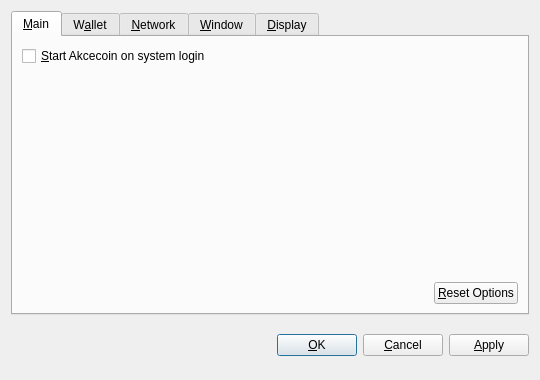
<?xml version="1.0" encoding="UTF-8"?>
<ui version="4.0">
 <class>OptionsDialog</class>
 <widget class="QDialog" name="OptionsDialog">
  <property name="geometry">
   <rect>
    <x>0</x>
    <y>0</y>
    <width>540</width>
    <height>380</height>
   </rect>
  </property>
  <property name="windowTitle">
   <string>Options</string>
  </property>
  <property name="modal">
   <bool>true</bool>
  </property>
  <layout class="QVBoxLayout" name="verticalLayout">
   <item>
    <widget class="QTabWidget" name="tabWidget">
     <property name="tabPosition">
      <enum>QTabWidget::North</enum>
     </property>
     <property name="currentIndex">
      <number>0</number>
     </property>
     <widget class="QWidget" name="tabMain">
      <attribute name="title">
       <string>&amp;Main</string>
      </attribute>
      <layout class="QVBoxLayout" name="verticalLayout_Main">
       <item>
        <widget class="QCheckBox" name="bitcoinAtStartup">
         <property name="toolTip">
          <string>Automatically start Akcecoin after logging in to the system.</string>
         </property>
         <property name="text">
          <string>&amp;Start Akcecoin on system login</string>
         </property>
        </widget>
       </item>
       <item>
        <spacer name="verticalSpacer_Main">
         <property name="orientation">
          <enum>Qt::Vertical</enum>
         </property>
         <property name="sizeHint" stdset="0">
          <size>
           <width>20</width>
           <height>40</height>
          </size>
         </property>
        </spacer>
       </item>
       <item>
        <layout class="QHBoxLayout" name="horizontalLayout_2_Main">
         <item>
          <spacer name="horizontalSpacer_2_Main">
           <property name="orientation">
            <enum>Qt::Horizontal</enum>
           </property>
           <property name="sizeHint" stdset="0">
            <size>
             <width>40</width>
             <height>20</height>
            </size>
           </property>
          </spacer>
         </item>
         <item>
          <widget class="QPushButton" name="resetButton">
           <property name="toolTip">
            <string>Reset all client options to default.</string>
           </property>
           <property name="text">
            <string>&amp;Reset Options</string>
           </property>
           <property name="autoDefault">
            <bool>false</bool>
           </property>
          </widget>
         </item>
        </layout>
       </item>
      </layout>
     </widget>
     <widget class="QWidget" name="tabWallet">
      <attribute name="title">
       <string>W&amp;allet</string>
      </attribute>
      <layout class="QVBoxLayout" name="verticalLayout_Network">
       <item>
        <widget class="QLabel" name="transactionFeeInfoLabel">
         <property name="text">
          <string>Optional transaction fee per kB that helps make sure your transactions are processed quickly. Most transactions are 1 kB.</string>
         </property>
         <property name="textFormat">
          <enum>Qt::PlainText</enum>
         </property>
         <property name="wordWrap">
          <bool>true</bool>
         </property>
        </widget>
       </item>
       <item>
        <layout class="QHBoxLayout" name="horizontalLayout_1_Main">
         <item>
          <widget class="QLabel" name="transactionFeeLabel">
           <property name="text">
            <string>Pay transaction &amp;fee</string>
           </property>
           <property name="textFormat">
            <enum>Qt::PlainText</enum>
           </property>
           <property name="buddy">
            <cstring>transactionFee</cstring>
           </property>
          </widget>
         </item>
         <item>
          <widget class="BitcoinAmountField" name="transactionFee"/>
         </item>
         <item>
          <spacer name="horizontalSpacer_1_Main">
           <property name="orientation">
            <enum>Qt::Horizontal</enum>
           </property>
           <property name="sizeHint" stdset="0">
            <size>
             <width>40</width>
             <height>20</height>
            </size>
           </property>
          </spacer>
         </item>
        </layout>
       </item>
       <item>
        <widget class="QLabel" name="label">
         <property name="text">
          <string>If you disable the spending of unconfirmed change, the change from a transaction cannot be used until that transaction has at least one confirmation. This also affects how your balance is computed.</string>
         </property>
         <property name="wordWrap">
          <bool>true</bool>
         </property>
        </widget>
       </item>
       <item>
        <widget class="QCheckBox" name="spendZeroConfChange">
         <property name="text">
          <string>Spend unconfirmed change  (experts only)</string>
         </property>
        </widget>
       </item>
       <item>
        <spacer name="verticalSpacer">
         <property name="orientation">
          <enum>Qt::Vertical</enum>
         </property>
         <property name="sizeHint" stdset="0">
          <size>
           <width>20</width>
           <height>40</height>
          </size>
         </property>
        </spacer>
       </item>
      </layout>
     </widget>
     <widget class="QWidget" name="tabNetwork">
      <attribute name="title">
       <string>&amp;Network</string>
      </attribute>
      <layout class="QVBoxLayout" name="verticalLayout_Network">
       <item>
        <widget class="QCheckBox" name="mapPortUpnp">
         <property name="toolTip">
          <string>Automatically open the Akcecoin client port on the router. This only works when your router supports UPnP and it is enabled.</string>
         </property>
         <property name="text">
          <string>Map port using &amp;UPnP</string>
         </property>
        </widget>
       </item>
       <item>
        <widget class="QCheckBox" name="connectSocks">
         <property name="toolTip">
          <string>Connect to the Akcecoin network through a SOCKS proxy (e.g. when connecting through Tor).</string>
         </property>
         <property name="text">
          <string>&amp;Connect through SOCKS proxy:</string>
         </property>
        </widget>
       </item>
       <item>
        <layout class="QHBoxLayout" name="horizontalLayout_Network">
         <item>
          <widget class="QLabel" name="proxyIpLabel">
           <property name="text">
            <string>Proxy &amp;IP:</string>
           </property>
           <property name="textFormat">
            <enum>Qt::PlainText</enum>
           </property>
           <property name="buddy">
            <cstring>proxyIp</cstring>
           </property>
          </widget>
         </item>
         <item>
          <widget class="QValidatedLineEdit" name="proxyIp">
           <property name="maximumSize">
            <size>
             <width>140</width>
             <height>16777215</height>
            </size>
           </property>
           <property name="toolTip">
            <string>IP address of the proxy (e.g. 127.0.0.1)</string>
           </property>
          </widget>
         </item>
         <item>
          <widget class="QLabel" name="proxyPortLabel">
           <property name="text">
            <string>&amp;Port:</string>
           </property>
           <property name="textFormat">
            <enum>Qt::PlainText</enum>
           </property>
           <property name="buddy">
            <cstring>proxyPort</cstring>
           </property>
          </widget>
         </item>
         <item>
          <widget class="QLineEdit" name="proxyPort">
           <property name="maximumSize">
            <size>
             <width>55</width>
             <height>16777215</height>
            </size>
           </property>
           <property name="toolTip">
            <string>Port of the proxy (e.g. 9050)</string>
           </property>
          </widget>
         </item>
         <item>
          <widget class="QLabel" name="socksVersionLabel">
           <property name="text">
            <string>SOCKS &amp;Version:</string>
           </property>
           <property name="textFormat">
            <enum>Qt::PlainText</enum>
           </property>
           <property name="buddy">
            <cstring>socksVersion</cstring>
           </property>
          </widget>
         </item>
         <item>
          <widget class="QValueComboBox" name="socksVersion">
           <property name="toolTip">
            <string>SOCKS version of the proxy (e.g. 5)</string>
           </property>
          </widget>
         </item>
         <item>
          <spacer name="horizontalSpacer_Network">
           <property name="orientation">
            <enum>Qt::Horizontal</enum>
           </property>
           <property name="sizeHint" stdset="0">
            <size>
             <width>40</width>
             <height>20</height>
            </size>
           </property>
          </spacer>
         </item>
        </layout>
       </item>
       <item>
        <spacer name="verticalSpacer_Network">
         <property name="orientation">
          <enum>Qt::Vertical</enum>
         </property>
         <property name="sizeHint" stdset="0">
          <size>
           <width>20</width>
           <height>40</height>
          </size>
         </property>
        </spacer>
       </item>
      </layout>
     </widget>
     <widget class="QWidget" name="tabWindow">
      <attribute name="title">
       <string>&amp;Window</string>
      </attribute>
      <layout class="QVBoxLayout" name="verticalLayout_Window">
       <item>
        <widget class="QCheckBox" name="minimizeToTray">
         <property name="toolTip">
          <string>Show only a tray icon after minimizing the window.</string>
         </property>
         <property name="text">
          <string>&amp;Minimize to the tray instead of the taskbar</string>
         </property>
        </widget>
       </item>
       <item>
        <widget class="QCheckBox" name="minimizeOnClose">
         <property name="toolTip">
          <string>Minimize instead of exit the application when the window is closed. When this option is enabled, the application will be closed only after selecting Quit in the menu.</string>
         </property>
         <property name="text">
          <string>M&amp;inimize on close</string>
         </property>
        </widget>
       </item>
       <item>
        <spacer name="verticalSpacer_Window">
         <property name="orientation">
          <enum>Qt::Vertical</enum>
         </property>
         <property name="sizeHint" stdset="0">
          <size>
           <width>20</width>
           <height>40</height>
          </size>
         </property>
        </spacer>
       </item>
      </layout>
     </widget>
     <widget class="QWidget" name="tabDisplay">
      <attribute name="title">
       <string>&amp;Display</string>
      </attribute>
      <layout class="QVBoxLayout" name="verticalLayout_Display">
       <item>
        <layout class="QHBoxLayout" name="horizontalLayout_1_Display">
         <item>
          <widget class="QLabel" name="langLabel">
           <property name="text">
            <string>User Interface &amp;language:</string>
           </property>
           <property name="textFormat">
            <enum>Qt::PlainText</enum>
           </property>
           <property name="buddy">
            <cstring>lang</cstring>
           </property>
          </widget>
         </item>
         <item>
          <widget class="QValueComboBox" name="lang">
           <property name="toolTip">
            <string>The user interface language can be set here. This setting will take effect after restarting Akcecoin.</string>
           </property>
          </widget>
         </item>
        </layout>
       </item>
       <item>
        <layout class="QHBoxLayout" name="horizontalLayout_2_Display">
         <item>
          <widget class="QLabel" name="unitLabel">
           <property name="text">
            <string>&amp;Unit to show amounts in:</string>
           </property>
           <property name="textFormat">
            <enum>Qt::PlainText</enum>
           </property>
           <property name="buddy">
            <cstring>unit</cstring>
           </property>
          </widget>
         </item>
         <item>
          <widget class="QValueComboBox" name="unit">
           <property name="toolTip">
            <string>Choose the default subdivision unit to show in the interface and when sending coins.</string>
           </property>
          </widget>
         </item>
        </layout>
       </item>
       <item>
        <widget class="QCheckBox" name="displayAddresses">
         <property name="toolTip">
          <string>Whether to show Akcecoin addresses in the transaction list or not.</string>
         </property>
         <property name="text">
          <string>&amp;Display addresses in transaction list</string>
         </property>
        </widget>
       </item>
       <item>
        <widget class="QCheckBox" name="coinControlFeatures">
         <property name="toolTip">
          <string>Whether to show coin control features or not.</string>
         </property>
         <property name="text">
          <string>Display coin &amp;control features (experts only!)</string>
         </property>
        </widget>
       </item>
       <item>
        <spacer name="verticalSpacer_Display">
         <property name="orientation">
          <enum>Qt::Vertical</enum>
         </property>
         <property name="sizeHint" stdset="0">
          <size>
           <width>20</width>
           <height>40</height>
          </size>
         </property>
        </spacer>
       </item>
      </layout>
     </widget>
    </widget>
   </item>
   <item>
    <layout class="QHBoxLayout" name="horizontalLayout_Buttons">
     <item>
      <spacer name="horizontalSpacer_1">
       <property name="orientation">
        <enum>Qt::Horizontal</enum>
       </property>
       <property name="sizeHint" stdset="0">
        <size>
         <width>40</width>
         <height>48</height>
        </size>
       </property>
      </spacer>
     </item>
     <item>
      <widget class="QLabel" name="statusLabel">
       <property name="font">
        <font>
         <weight>75</weight>
         <bold>true</bold>
        </font>
       </property>
       <property name="text">
        <string/>
       </property>
       <property name="textFormat">
        <enum>Qt::PlainText</enum>
       </property>
       <property name="wordWrap">
        <bool>true</bool>
       </property>
      </widget>
     </item>
     <item>
      <spacer name="horizontalSpacer_2">
       <property name="orientation">
        <enum>Qt::Horizontal</enum>
       </property>
       <property name="sizeHint" stdset="0">
        <size>
         <width>40</width>
         <height>48</height>
        </size>
       </property>
      </spacer>
     </item>
     <item>
      <widget class="QPushButton" name="okButton">
       <property name="text">
        <string>&amp;OK</string>
       </property>
      </widget>
     </item>
     <item>
      <widget class="QPushButton" name="cancelButton">
       <property name="text">
        <string>&amp;Cancel</string>
       </property>
       <property name="autoDefault">
        <bool>false</bool>
       </property>
      </widget>
     </item>
     <item>
      <widget class="QPushButton" name="applyButton">
       <property name="text">
        <string>&amp;Apply</string>
       </property>
       <property name="autoDefault">
        <bool>false</bool>
       </property>
      </widget>
     </item>
    </layout>
   </item>
  </layout>
 </widget>
 <customwidgets>
  <customwidget>
   <class>BitcoinAmountField</class>
   <extends>QSpinBox</extends>
   <header>bitcoinamountfield.h</header>
  </customwidget>
  <customwidget>
   <class>QValueComboBox</class>
   <extends>QComboBox</extends>
   <header>qvaluecombobox.h</header>
  </customwidget>
  <customwidget>
   <class>QValidatedLineEdit</class>
   <extends>QLineEdit</extends>
   <header>qvalidatedlineedit.h</header>
  </customwidget>
 </customwidgets>
 <resources/>
 <connections/>
</ui>
